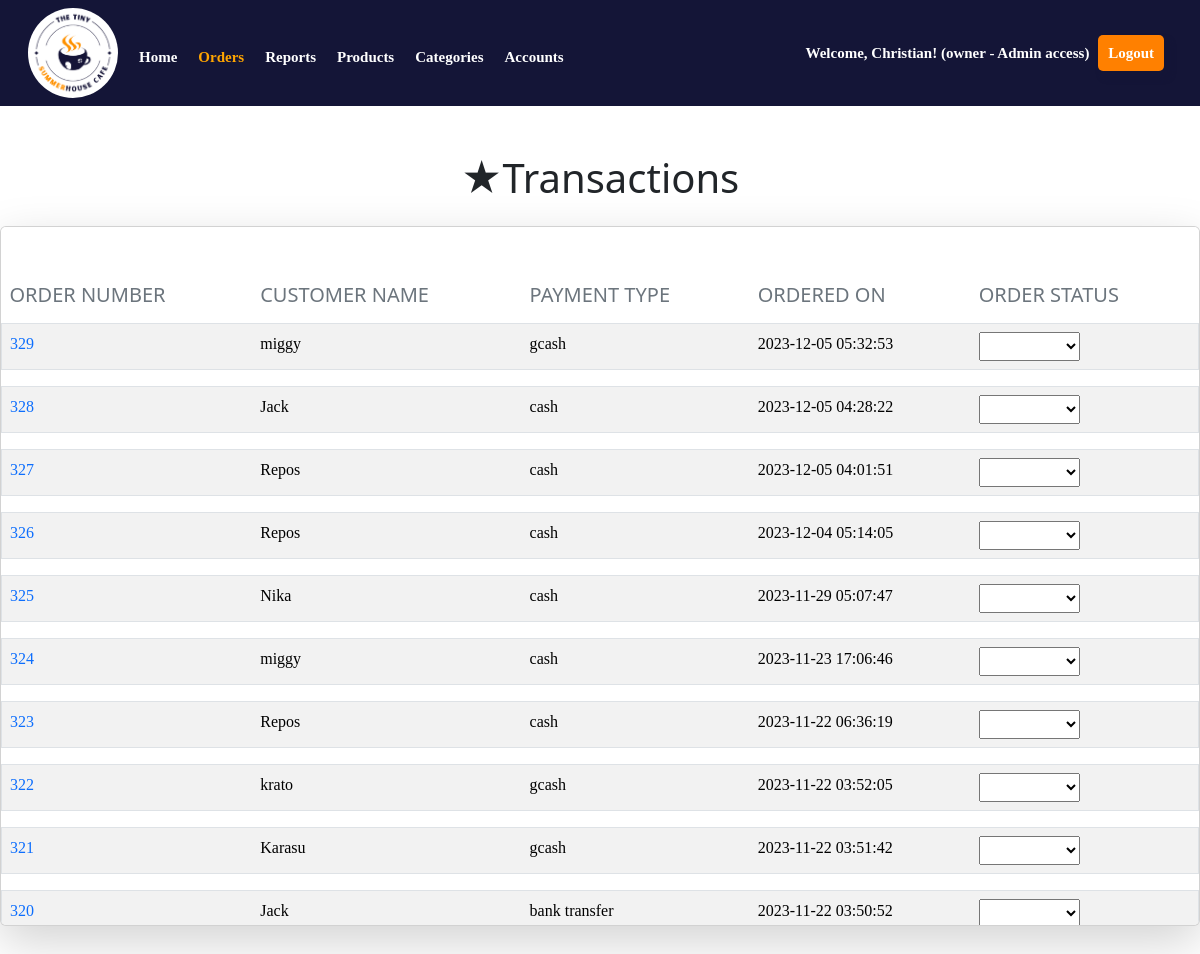
/admin/orders.php (signed in), run on an earlier commit of the app's database.
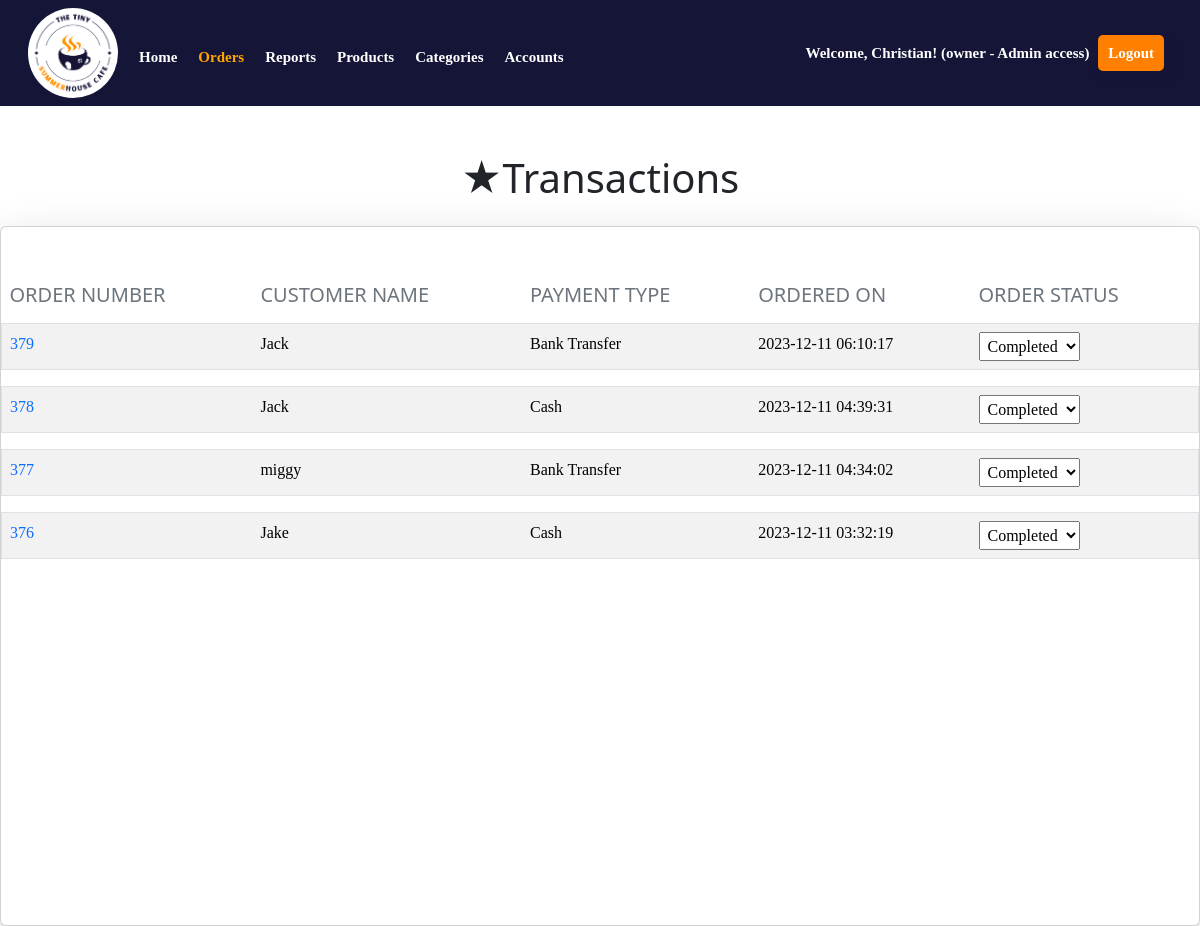
And on a later commit of the database.
### tables this page shows
CREATE TABLE `products` (
  `product_id` int(11) NOT NULL,
  `product_name` varchar(255) NOT NULL,
  `price` decimal(10,0) NOT NULL,
  `category_id` int(11) NOT NULL,
  `image` varchar(255) NOT NULL,
  `prod_updated_at` datetime DEFAULT NULL,
  `prod_created_at` timestamp NOT NULL DEFAULT current_timestamp(),
  `prod_stat` tinyint(11) NOT NULL
);

CREATE TABLE `orders` (
  `order_id` int(11) NOT NULL,
  `user_id` int(11) NOT NULL,
  `ref_num` varchar(255) NOT NULL,
  `total_amount` decimal(10,0) NOT NULL,
  `created_at` timestamp NOT NULL DEFAULT current_timestamp(),
  `customer_name` varchar(255) NOT NULL,
  `payment_type` enum('Cash','GCash','Bank Transfer') NOT NULL,
  `amount_tendered` int(11) NOT NULL,
  `change_amount` int(11) NOT NULL,
  `contact_num` varchar(55) NOT NULL,
  `notes` varchar(255) NOT NULL,
  `discount` int(11) NOT NULL,
  `vat` int(11) NOT NULL,
  `order_stat` varchar(12) NOT NULL
);

### admin/source.php (called while the page is built, shortened)
<?php
    if(!isset($orderData)){
        $orderData =[];
    }
    $sqlgetOrder = "SELECT *, orders.created_at,order_details.quantity
    FROM products
    JOIN order_details ON products.product_id = order_details.product_id
    JOIN orders ON order_details.order_id = orders.order_id
    JOIN users ON orders.user_id = users.user_id GROUP BY orders.order_id";
    $orderResult = mysqli_query($conn, $sqlgetOrder);
        while($rowOrder = $orderResult -> fetch_assoc()){
            $orderData[] = $rowOrder;
        }
?>

### admin/orders.php (the view, shortened to what this page needs)
<?php
    require("../connection/connection.php");
    require("source.php");
?>
<!DOCTYPE html>
<html lang="en">
<head>
    <link rel="stylesheet" href="mystyles.css">
    <link rel="stylesheet" href="../api/datatable.css">
</head>
<body>
    <header class="p-2 header-style">
            <div class="container-fluid">
                <div class="d-flex flex-wrap align-items-center justify-content-center justify-content-lg-start head-nav">
                <a href="admin.php" class="nav-link px-2 text-white" id="logo2"><img src="../images/logo.png" alt="logo" style="height: 90px;width: 90px;border-radius: 50%;object-fit: contain"></a>
                    <ul class="nav col-12 col-lg-auto me-lg-auto mb-2 justify-content-center mb-md-0" id="nav">
                    <li class="nav-bar mt-2"><a href="admin.php" class="nav-link px-2 text-white">Home</a></li>
                    <li class="nav-bar mt-2"><a href="orders.php" class="nav-link px-2" id="active">Orders</a></li>
                    <li class="nav-bar mt-2"><a href="reports.php" class="nav-link px-2 text-white">Reports</a></li>
                    <li class="nav-bar mt-2"><a href="products.php" class="nav-link px-2 text-white">Products</a></li>
                    <li class="nav-bar mt-2"><a href="categories.php" class="nav-link px-2 text-white">Categories</a></li>
                    <li class="nav-bar mt-2"><a href="accounts.php" class="nav-link px-2 text-white">Accounts</a></li>
                    </ul>
                    <div class="text-end">
                    <form class="col-12 col-lg-auto mb-3 mb-lg-0 me-lg-3" id="welcome" role="search">
                    <span class="text-white welcome">Welcome, <?php echo $_SESSION['displayName']."! "."(".$_SESSION['roleType']." - ".$_SESSION['roleDes'].")" ?></span>
                    <a class="btn-log" href="../logout.php">Logout</a>
                    </div>
                </div>
            </div>
    </header>
    <div class="container-fluid">
    <div class="row">
        <div class="card-body mt-5">
            <h1 class="text-center">★Transactions</h1>
            <div class="card mt-4 shadow-lg rounded" id="itemlist-wrapper" style="height: 700px; overflow-y: auto;">
            <table class="table table-striped table-borderless mt-5">
                <thead>
                    <tr>
                        <th><h5 class="text-secondary">ORDER NUMBER</th>
                        <th><h5 class="text-secondary">CUSTOMER NAME</th>
                        <th><h5 class="text-secondary">PAYMENT TYPE</th>
                        <th><h5 class="text-secondary">ORDERED ON</th>
                        <th><h5 class="text-secondary">ORDER STATUS</th>
                    </tr>
                </thead>
                <tbody>
                    <?php $orderData = array_reverse($orderData); foreach ($orderData as $rowOrder) { ?>
                        <tr style="font-size: 16px; font-family:verdana;" class="border rounded trans" data-bs-toggle="collapse" data-bs-target="#collapse_<?php echo $rowOrder['order_id']; ?>" data-order-id="<?php echo $rowOrder['order_id']; ?>">
                            <td class="text-primary"><?php echo $rowOrder['order_id']; ?></td>
                            <td><?php echo $rowOrder['customer_name']; ?></td>
                            <td><?php echo $rowOrder['payment_type']; ?></td>
                            <td><?php echo $rowOrder['created_at']; ?></td>
                            <td><form action="orders.php?orderId=<?php echo $rowOrder['order_id']; ?>" method="post">
                                    <select name="status" class="p-1" onchange="this.form.submit()">
                                        <option value=""><?php echo $rowOrder['order_stat']; ?></option>
                                        <option value="Unpaid">Unpaid</option>
                                    </select>
                                </form>
                            </td>
                        </tr>
                        <tr>
                            <td colspan="5">
                            </td>
                        </tr>
                    <?php } ?>
                </tbody>
            </table>
            </div>
        </div>
    </div>
</div>
</body>
</html>

### admin/mystyles.css (style rules this page uses)
body { background-color: #fff; margin: 0; padding: 0; font-family: sans-serif; }
.header-style { background-color: rgba(20, 21, 55); font-family: gotham; font-size: 15px; font-weight: bold; }
#active { color: orange; }
.btn-log { text-decoration: none; padding: 10px; background-color: rgb(255, 128, 0); box-shadow: 5px 6px 6px rgba(20, 21, 55); color: #fff; border: none; border-radius: 5px; cursor: pointer; font-size: 15px; transition: background-color 0.2s ease-in-out; }
.welcome { margin-right: 5px; }
.nav-bar { margin-left: 5px; }

### admin/orders.php (style rules this page uses)
.trans { cursor: pointer; }

What changed in the data, as far as the page shows it:
no longer on this page (row edited): products: orders.order_id "329", orders.customer_name "miggy", orders.payment_type "gcash", orders.created_at "2023-12-05 05:32:53"
removed products: orders.order_id "328", orders.customer_name "Jack", orders.payment_type "cash", orders.created_at "2023-12-05 04:28:22", orders.order_id "327", orders.customer_name "Repos", orders.created_at "2023-12-05 04:01:51", orders.order_id "326", orders.created_at "2023-12-04 05:14:05", orders.order_id "323", orders.created_at "2023-11-22 06:36:19"
removed products: orders.order_id "325", orders.customer_name "Nika", orders.payment_type "cash", orders.created_at "2023-11-29 05:07:47"
no longer on this page (row edited): products: orders.order_id "324", orders.customer_name "miggy", orders.payment_type "cash", orders.created_at "2023-11-23 17:06:46"
no longer on this page (row edited): products: orders.order_id "322", orders.customer_name "krato", orders.payment_type "gcash", orders.created_at "2023-11-22 03:52:05"
no longer on this page (row edited): products: orders.order_id "321", orders.customer_name "Karasu", orders.payment_type "gcash", orders.created_at "2023-11-22 03:51:42"
no longer on this page (row edited): products: orders.order_id "320", orders.customer_name "Jack", orders.payment_type "bank transfer", orders.created_at "2023-11-22 03:50:52"
added products: orders.order_id "379", orders.customer_name "Jack", orders.payment_type "Bank Transfer", orders.created_at "2023-12-11 06:10:17", status "Completed", orders.order_id "377", orders.customer_name "miggy", orders.created_at "2023-12-11 04:34:02"
added products: orders.order_id "378", orders.customer_name "Jack", orders.payment_type "Cash", orders.created_at "2023-12-11 04:39:31", status "Completed", orders.order_id "376", orders.customer_name "Jake", orders.created_at "2023-12-11 03:32:19"
